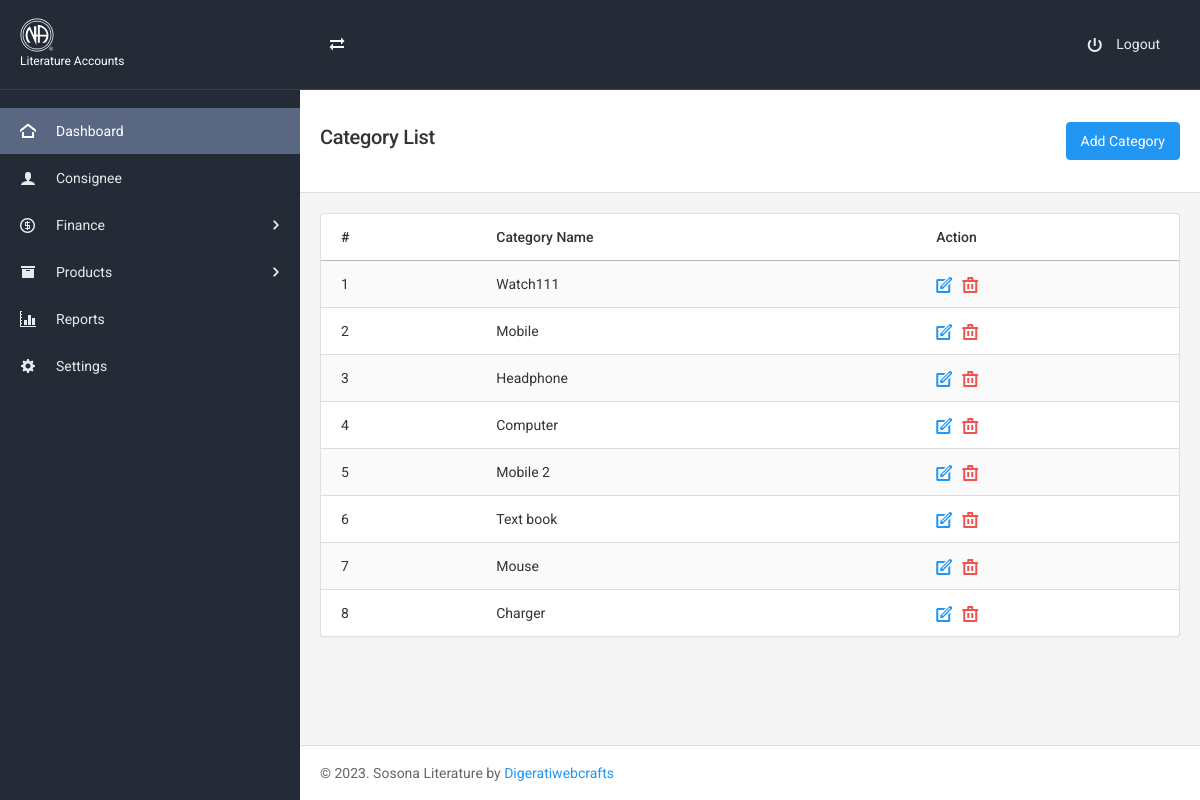
Screenshot of /categories.php (signed in) with the database file from the repository.
### tables this page shows
CREATE TABLE `product_category` (
  `id` int(11) NOT NULL,
  `category_name` varchar(255) NOT NULL
);

### categories.php (the view, shortened to what this page needs)
<?php
include "includes/header.php";
?>
<?php
include "includes/top-navbar.php";
 ?>
<div class="page-content">
    <?php
    include "includes/left-sidebar.php";
     ?>
    <div class="content-wrapper">
        <div class="content-inner">
            <div class="page-header page-header-light">
                <div class="page-header-content header-elements-lg-inline">
                    <div class="page-title d-flex w-100">
                        <h4 class="mr-auto"><span class="font-weight-semibold">Category List</span></h4>
                        <a href="categories-add-edit.php" class="btn btn-primary">Add Category</a>
                    </div>
                </div>
            </div>
            <div class="content">
            <div class="card">
              <div class="table-responsive">
                <table class="table table-striped">
                  <thead>
                    <tr>
                      <th>#</th>
                      <th>Category Name</th>
                      <th>Action</th>
                    </tr>
                  </thead>
                  <tbody>
                    <?php
                      $sel="SELECT * FROM product_category";
                      $counter = 0;
                      $rs=$conn->query($sel);
                      while($row=$rs->fetch_assoc()){
                    ?>
                    <tr>
                      <td><?php echo ++$counter; ?></td>
                      <td><?php echo $row['category_name'];?></td>
                      <td>
                        <div class="list-icons">
                          <a href="categories-add-edit.php?id=<?php echo $row['id'];?>" class="list-icons-item text-primary"><i class="icon-pencil7"></i></a>
                          <a href="#" data-toggle="modal" data-target="#confirmDeletet<?php echo $row['id'] ?>" class="list-icons-item text-danger"><i class="icon-trash"></i></a>
                        </div>
                      </td>
                    </tr>
                    <?php
                    }
                    ?>
                  </tbody>
                </table>
              </div>
            </div>
            </div>
<?php include "includes/footer.php"; ?>

### rows the page displays
product_category: category_name "Watch111"
product_category: category_name "Mobile"
product_category: category_name "Headphone"
product_category: category_name "Computer"
product_category: category_name "Mobile 2"
product_category: category_name "Text book"
product_category: category_name "Mouse"
product_category: category_name "Charger"
